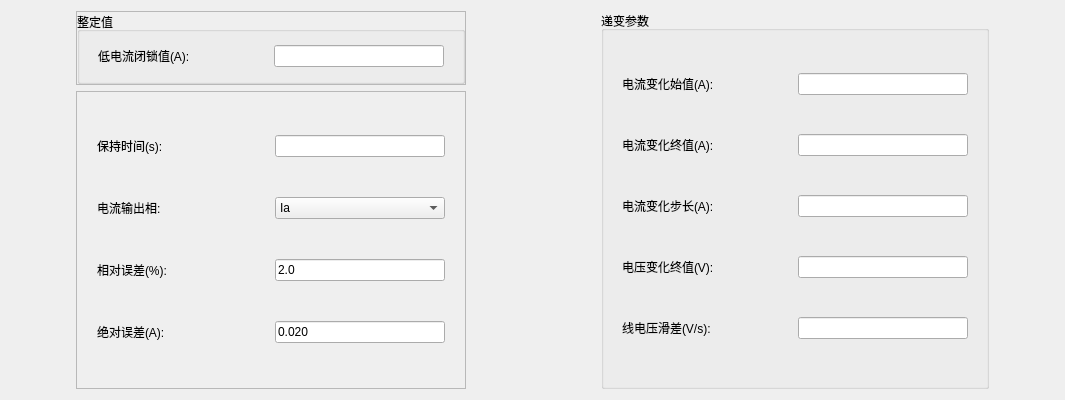
<?xml version="1.0" encoding="UTF-8"?>
<ui version="4.0">
 <class>QLowVolILockItemParaEditWidget</class>
 <widget class="QWidget" name="QLowVolILockItemParaEditWidget">
  <property name="geometry">
   <rect>
    <x>0</x>
    <y>0</y>
    <width>1065</width>
    <height>400</height>
   </rect>
  </property>
  <property name="windowTitle">
   <string>Form</string>
  </property>
  <layout class="QHBoxLayout" name="horizontalLayout" stretch="1,4,2,4,1">
   <item>
    <spacer name="horizontalSpacer_2">
     <property name="orientation">
      <enum>Qt::Horizontal</enum>
     </property>
     <property name="sizeHint" stdset="0">
      <size>
       <width>40</width>
       <height>20</height>
      </size>
     </property>
    </spacer>
   </item>
   <item>
    <layout class="QVBoxLayout" name="verticalLayout_3" stretch="1,4">
     <item>
      <widget class="QFrame" name="frame_2">
       <property name="frameShape">
        <enum>QFrame::StyledPanel</enum>
       </property>
       <property name="frameShadow">
        <enum>QFrame::Raised</enum>
       </property>
       <layout class="QVBoxLayout" name="verticalLayout_2">
        <property name="spacing">
         <number>0</number>
        </property>
        <property name="leftMargin">
         <number>0</number>
        </property>
        <property name="topMargin">
         <number>0</number>
        </property>
        <property name="rightMargin">
         <number>0</number>
        </property>
        <property name="bottomMargin">
         <number>0</number>
        </property>
        <item>
         <widget class="QGroupBox" name="groupBox">
          <property name="maximumSize">
           <size>
            <width>16777215</width>
            <height>16777215</height>
           </size>
          </property>
          <property name="title">
           <string>整定值</string>
          </property>
          <layout class="QHBoxLayout" name="horizontalLayout_31">
           <property name="leftMargin">
            <number>9</number>
           </property>
           <item>
            <layout class="QHBoxLayout" name="horizontalLayout_48">
             <property name="leftMargin">
              <number>9</number>
             </property>
             <property name="rightMargin">
              <number>9</number>
             </property>
             <item>
              <widget class="QLabel" name="m_labIBlockSetting">
               <property name="sizePolicy">
                <sizepolicy hsizetype="Fixed" vsizetype="Fixed">
                 <horstretch>0</horstretch>
                 <verstretch>0</verstretch>
                </sizepolicy>
               </property>
               <property name="minimumSize">
                <size>
                 <width>170</width>
                 <height>0</height>
                </size>
               </property>
               <property name="maximumSize">
                <size>
                 <width>170</width>
                 <height>16777215</height>
                </size>
               </property>
               <property name="text">
                <string>低电流闭锁值(A):</string>
               </property>
               <property name="alignment">
                <set>Qt::AlignLeading|Qt::AlignLeft|Qt::AlignVCenter</set>
               </property>
              </widget>
             </item>
             <item>
              <widget class="QSettingLineEdit" name="m_txtIBlock_IBlockSetting">
               <property name="sizePolicy">
                <sizepolicy hsizetype="Fixed" vsizetype="Fixed">
                 <horstretch>0</horstretch>
                 <verstretch>0</verstretch>
                </sizepolicy>
               </property>
               <property name="minimumSize">
                <size>
                 <width>170</width>
                 <height>0</height>
                </size>
               </property>
               <property name="maximumSize">
                <size>
                 <width>170</width>
                 <height>16777215</height>
                </size>
               </property>
              </widget>
             </item>
            </layout>
           </item>
          </layout>
         </widget>
        </item>
       </layout>
      </widget>
     </item>
     <item>
      <widget class="QFrame" name="frame">
       <property name="frameShape">
        <enum>QFrame::StyledPanel</enum>
       </property>
       <property name="frameShadow">
        <enum>QFrame::Raised</enum>
       </property>
       <layout class="QVBoxLayout" name="verticalLayout">
        <item>
         <layout class="QHBoxLayout" name="horizontalLayout_5">
          <property name="leftMargin">
           <number>9</number>
          </property>
          <property name="rightMargin">
           <number>9</number>
          </property>
          <item>
           <widget class="QLabel" name="m_labHoldTime">
            <property name="sizePolicy">
             <sizepolicy hsizetype="Fixed" vsizetype="Fixed">
              <horstretch>0</horstretch>
              <verstretch>0</verstretch>
             </sizepolicy>
            </property>
            <property name="minimumSize">
             <size>
              <width>170</width>
              <height>0</height>
             </size>
            </property>
            <property name="maximumSize">
             <size>
              <width>170</width>
              <height>16777215</height>
             </size>
            </property>
            <property name="text">
             <string>保持时间(s):</string>
            </property>
            <property name="alignment">
             <set>Qt::AlignLeading|Qt::AlignLeft|Qt::AlignVCenter</set>
            </property>
           </widget>
          </item>
          <item>
           <widget class="QLineEdit" name="m_txtIBlock_HoldTime">
            <property name="sizePolicy">
             <sizepolicy hsizetype="Fixed" vsizetype="Fixed">
              <horstretch>0</horstretch>
              <verstretch>0</verstretch>
             </sizepolicy>
            </property>
            <property name="minimumSize">
             <size>
              <width>170</width>
              <height>0</height>
             </size>
            </property>
            <property name="maximumSize">
             <size>
              <width>170</width>
              <height>16777215</height>
             </size>
            </property>
           </widget>
          </item>
         </layout>
        </item>
        <item>
         <layout class="QHBoxLayout" name="horizontalLayout_21">
          <property name="leftMargin">
           <number>9</number>
          </property>
          <property name="rightMargin">
           <number>9</number>
          </property>
          <item>
           <widget class="QLabel" name="m_labIBlock_Var">
            <property name="sizePolicy">
             <sizepolicy hsizetype="Fixed" vsizetype="Fixed">
              <horstretch>0</horstretch>
              <verstretch>0</verstretch>
             </sizepolicy>
            </property>
            <property name="minimumSize">
             <size>
              <width>170</width>
              <height>0</height>
             </size>
            </property>
            <property name="maximumSize">
             <size>
              <width>170</width>
              <height>16777215</height>
             </size>
            </property>
            <property name="text">
             <string>电流输出相:</string>
            </property>
            <property name="alignment">
             <set>Qt::AlignLeading|Qt::AlignLeft|Qt::AlignVCenter</set>
            </property>
           </widget>
          </item>
          <item>
           <widget class="QComboBox" name="m_cmbIBlock_Var">
            <property name="sizePolicy">
             <sizepolicy hsizetype="Fixed" vsizetype="Fixed">
              <horstretch>0</horstretch>
              <verstretch>0</verstretch>
             </sizepolicy>
            </property>
            <property name="minimumSize">
             <size>
              <width>170</width>
              <height>0</height>
             </size>
            </property>
            <property name="maximumSize">
             <size>
              <width>170</width>
              <height>16777215</height>
             </size>
            </property>
            <item>
             <property name="text">
              <string>Ia</string>
             </property>
            </item>
            <item>
             <property name="text">
              <string>Ib</string>
             </property>
            </item>
            <item>
             <property name="text">
              <string>Ic</string>
             </property>
            </item>
            <item>
             <property name="text">
              <string>Iabc</string>
             </property>
            </item>
           </widget>
          </item>
         </layout>
        </item>
        <item>
         <layout class="QHBoxLayout" name="horizontalLayout_22">
          <property name="leftMargin">
           <number>9</number>
          </property>
          <property name="rightMargin">
           <number>9</number>
          </property>
          <item>
           <widget class="QLabel" name="m_labRelErr">
            <property name="sizePolicy">
             <sizepolicy hsizetype="Fixed" vsizetype="Fixed">
              <horstretch>0</horstretch>
              <verstretch>0</verstretch>
             </sizepolicy>
            </property>
            <property name="minimumSize">
             <size>
              <width>170</width>
              <height>0</height>
             </size>
            </property>
            <property name="maximumSize">
             <size>
              <width>170</width>
              <height>16777215</height>
             </size>
            </property>
            <property name="text">
             <string>相对误差(%):</string>
            </property>
            <property name="alignment">
             <set>Qt::AlignLeading|Qt::AlignLeft|Qt::AlignVCenter</set>
            </property>
           </widget>
          </item>
          <item>
           <widget class="QLineEdit" name="m_txtIBlock_RelErr">
            <property name="sizePolicy">
             <sizepolicy hsizetype="Fixed" vsizetype="Fixed">
              <horstretch>0</horstretch>
              <verstretch>0</verstretch>
             </sizepolicy>
            </property>
            <property name="minimumSize">
             <size>
              <width>170</width>
              <height>0</height>
             </size>
            </property>
            <property name="maximumSize">
             <size>
              <width>170</width>
              <height>16777215</height>
             </size>
            </property>
            <property name="text">
             <string>2.0</string>
            </property>
           </widget>
          </item>
         </layout>
        </item>
        <item>
         <layout class="QHBoxLayout" name="horizontalLayout_25">
          <property name="leftMargin">
           <number>9</number>
          </property>
          <property name="rightMargin">
           <number>9</number>
          </property>
          <item>
           <widget class="QLabel" name="m_labAbsErr">
            <property name="sizePolicy">
             <sizepolicy hsizetype="Fixed" vsizetype="Fixed">
              <horstretch>0</horstretch>
              <verstretch>0</verstretch>
             </sizepolicy>
            </property>
            <property name="minimumSize">
             <size>
              <width>170</width>
              <height>0</height>
             </size>
            </property>
            <property name="maximumSize">
             <size>
              <width>170</width>
              <height>16777215</height>
             </size>
            </property>
            <property name="text">
             <string>绝对误差(A):</string>
            </property>
            <property name="alignment">
             <set>Qt::AlignLeading|Qt::AlignLeft|Qt::AlignVCenter</set>
            </property>
           </widget>
          </item>
          <item>
           <widget class="QLineEdit" name="m_txtIBlock_AbsErr">
            <property name="sizePolicy">
             <sizepolicy hsizetype="Fixed" vsizetype="Fixed">
              <horstretch>0</horstretch>
              <verstretch>0</verstretch>
             </sizepolicy>
            </property>
            <property name="minimumSize">
             <size>
              <width>170</width>
              <height>0</height>
             </size>
            </property>
            <property name="maximumSize">
             <size>
              <width>170</width>
              <height>16777215</height>
             </size>
            </property>
            <property name="text">
             <string>0.020</string>
            </property>
           </widget>
          </item>
         </layout>
        </item>
       </layout>
      </widget>
     </item>
    </layout>
   </item>
   <item>
    <spacer name="horizontalSpacer">
     <property name="orientation">
      <enum>Qt::Horizontal</enum>
     </property>
     <property name="sizeType">
      <enum>QSizePolicy::Preferred</enum>
     </property>
     <property name="sizeHint" stdset="0">
      <size>
       <width>40</width>
       <height>20</height>
      </size>
     </property>
    </spacer>
   </item>
   <item>
    <widget class="QGroupBox" name="groupBox_2">
     <property name="title">
      <string>递变参数</string>
     </property>
     <layout class="QVBoxLayout" name="verticalLayout_9">
      <item>
       <layout class="QHBoxLayout" name="horizontalLayout_43">
        <property name="leftMargin">
         <number>9</number>
        </property>
        <property name="rightMargin">
         <number>9</number>
        </property>
        <item>
         <widget class="QLabel" name="m_labIStart">
          <property name="sizePolicy">
           <sizepolicy hsizetype="Fixed" vsizetype="Fixed">
            <horstretch>0</horstretch>
            <verstretch>0</verstretch>
           </sizepolicy>
          </property>
          <property name="minimumSize">
           <size>
            <width>170</width>
            <height>0</height>
           </size>
          </property>
          <property name="maximumSize">
           <size>
            <width>170</width>
            <height>16777215</height>
           </size>
          </property>
          <property name="text">
           <string>电流变化始值(A):</string>
          </property>
          <property name="alignment">
           <set>Qt::AlignLeading|Qt::AlignLeft|Qt::AlignVCenter</set>
          </property>
         </widget>
        </item>
        <item>
         <widget class="QSettingLineEdit" name="m_txtIBlock_IStart">
          <property name="sizePolicy">
           <sizepolicy hsizetype="Fixed" vsizetype="Fixed">
            <horstretch>0</horstretch>
            <verstretch>0</verstretch>
           </sizepolicy>
          </property>
          <property name="minimumSize">
           <size>
            <width>170</width>
            <height>0</height>
           </size>
          </property>
          <property name="maximumSize">
           <size>
            <width>170</width>
            <height>16777215</height>
           </size>
          </property>
         </widget>
        </item>
       </layout>
      </item>
      <item>
       <layout class="QHBoxLayout" name="horizontalLayout_44">
        <property name="leftMargin">
         <number>9</number>
        </property>
        <property name="rightMargin">
         <number>9</number>
        </property>
        <item>
         <widget class="QLabel" name="m_labIEnd">
          <property name="sizePolicy">
           <sizepolicy hsizetype="Fixed" vsizetype="Fixed">
            <horstretch>0</horstretch>
            <verstretch>0</verstretch>
           </sizepolicy>
          </property>
          <property name="minimumSize">
           <size>
            <width>170</width>
            <height>0</height>
           </size>
          </property>
          <property name="maximumSize">
           <size>
            <width>170</width>
            <height>16777215</height>
           </size>
          </property>
          <property name="text">
           <string>电流变化终值(A):</string>
          </property>
          <property name="alignment">
           <set>Qt::AlignLeading|Qt::AlignLeft|Qt::AlignVCenter</set>
          </property>
         </widget>
        </item>
        <item>
         <widget class="QSettingLineEdit" name="m_txtIBlock_IEnd">
          <property name="sizePolicy">
           <sizepolicy hsizetype="Fixed" vsizetype="Fixed">
            <horstretch>0</horstretch>
            <verstretch>0</verstretch>
           </sizepolicy>
          </property>
          <property name="minimumSize">
           <size>
            <width>170</width>
            <height>0</height>
           </size>
          </property>
          <property name="maximumSize">
           <size>
            <width>170</width>
            <height>16777215</height>
           </size>
          </property>
         </widget>
        </item>
       </layout>
      </item>
      <item>
       <layout class="QHBoxLayout" name="horizontalLayout_45">
        <property name="leftMargin">
         <number>9</number>
        </property>
        <property name="rightMargin">
         <number>9</number>
        </property>
        <item>
         <widget class="QLabel" name="m_labIStep">
          <property name="sizePolicy">
           <sizepolicy hsizetype="Fixed" vsizetype="Fixed">
            <horstretch>0</horstretch>
            <verstretch>0</verstretch>
           </sizepolicy>
          </property>
          <property name="minimumSize">
           <size>
            <width>170</width>
            <height>0</height>
           </size>
          </property>
          <property name="maximumSize">
           <size>
            <width>170</width>
            <height>16777215</height>
           </size>
          </property>
          <property name="text">
           <string>电流变化步长(A):</string>
          </property>
          <property name="alignment">
           <set>Qt::AlignLeading|Qt::AlignLeft|Qt::AlignVCenter</set>
          </property>
         </widget>
        </item>
        <item>
         <widget class="QSettingLineEdit" name="m_txtIBlock_IStep">
          <property name="sizePolicy">
           <sizepolicy hsizetype="Fixed" vsizetype="Fixed">
            <horstretch>0</horstretch>
            <verstretch>0</verstretch>
           </sizepolicy>
          </property>
          <property name="minimumSize">
           <size>
            <width>170</width>
            <height>0</height>
           </size>
          </property>
          <property name="maximumSize">
           <size>
            <width>170</width>
            <height>16777215</height>
           </size>
          </property>
         </widget>
        </item>
       </layout>
      </item>
      <item>
       <layout class="QHBoxLayout" name="horizontalLayout_46">
        <property name="leftMargin">
         <number>9</number>
        </property>
        <property name="rightMargin">
         <number>9</number>
        </property>
        <item>
         <widget class="QLabel" name="m_labFreqEnd">
          <property name="sizePolicy">
           <sizepolicy hsizetype="Fixed" vsizetype="Fixed">
            <horstretch>0</horstretch>
            <verstretch>0</verstretch>
           </sizepolicy>
          </property>
          <property name="minimumSize">
           <size>
            <width>170</width>
            <height>0</height>
           </size>
          </property>
          <property name="maximumSize">
           <size>
            <width>170</width>
            <height>16777215</height>
           </size>
          </property>
          <property name="text">
           <string>电压变化终值(V):</string>
          </property>
          <property name="alignment">
           <set>Qt::AlignLeading|Qt::AlignLeft|Qt::AlignVCenter</set>
          </property>
         </widget>
        </item>
        <item>
         <widget class="QSettingLineEdit" name="m_txtIBlock_VEnd">
          <property name="sizePolicy">
           <sizepolicy hsizetype="Fixed" vsizetype="Fixed">
            <horstretch>0</horstretch>
            <verstretch>0</verstretch>
           </sizepolicy>
          </property>
          <property name="minimumSize">
           <size>
            <width>170</width>
            <height>0</height>
           </size>
          </property>
          <property name="maximumSize">
           <size>
            <width>170</width>
            <height>16777215</height>
           </size>
          </property>
         </widget>
        </item>
       </layout>
      </item>
      <item>
       <layout class="QHBoxLayout" name="horizontalLayout_47">
        <property name="leftMargin">
         <number>9</number>
        </property>
        <property name="rightMargin">
         <number>9</number>
        </property>
        <item>
         <widget class="QLabel" name="m_labDvdt">
          <property name="sizePolicy">
           <sizepolicy hsizetype="Fixed" vsizetype="Fixed">
            <horstretch>0</horstretch>
            <verstretch>0</verstretch>
           </sizepolicy>
          </property>
          <property name="minimumSize">
           <size>
            <width>170</width>
            <height>0</height>
           </size>
          </property>
          <property name="maximumSize">
           <size>
            <width>170</width>
            <height>16777215</height>
           </size>
          </property>
          <property name="text">
           <string>线电压滑差(V/s):</string>
          </property>
          <property name="alignment">
           <set>Qt::AlignLeading|Qt::AlignLeft|Qt::AlignVCenter</set>
          </property>
         </widget>
        </item>
        <item>
         <widget class="QSettingLineEdit" name="m_txtIBlock_dVdt">
          <property name="sizePolicy">
           <sizepolicy hsizetype="Fixed" vsizetype="Fixed">
            <horstretch>0</horstretch>
            <verstretch>0</verstretch>
           </sizepolicy>
          </property>
          <property name="minimumSize">
           <size>
            <width>170</width>
            <height>0</height>
           </size>
          </property>
          <property name="maximumSize">
           <size>
            <width>170</width>
            <height>16777215</height>
           </size>
          </property>
         </widget>
        </item>
       </layout>
      </item>
     </layout>
    </widget>
   </item>
   <item>
    <spacer name="horizontalSpacer_3">
     <property name="orientation">
      <enum>Qt::Horizontal</enum>
     </property>
     <property name="sizeHint" stdset="0">
      <size>
       <width>40</width>
       <height>20</height>
      </size>
     </property>
    </spacer>
   </item>
  </layout>
 </widget>
 <customwidgets>
  <customwidget>
   <class>QSettingLineEdit</class>
   <extends>QLineEdit</extends>
   <header>../../UI/Controls/SettingCtrls/qsettinglineedit.h</header>
  </customwidget>
 </customwidgets>
 <resources/>
 <connections/>
</ui>
